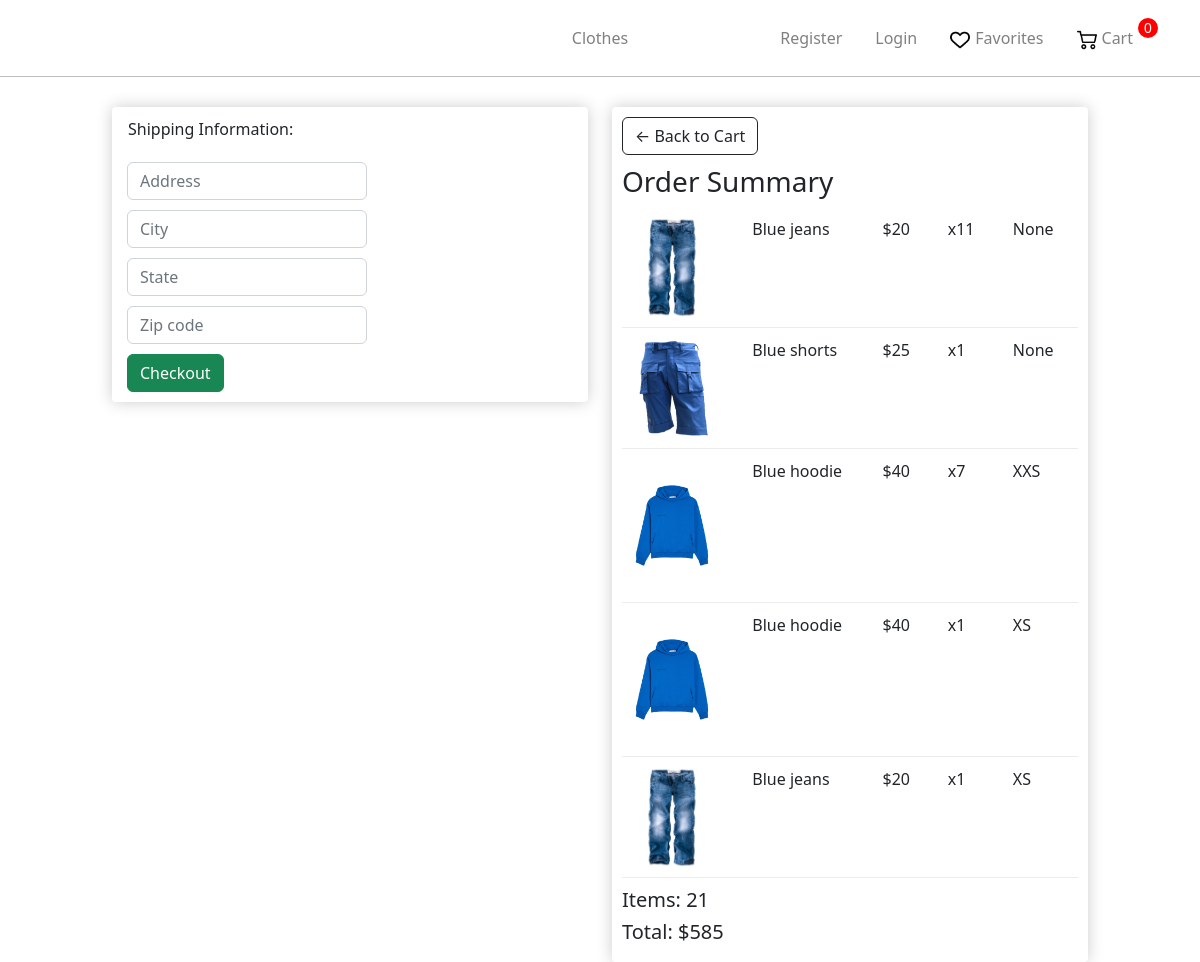
The app's page /landing/36/, older data.
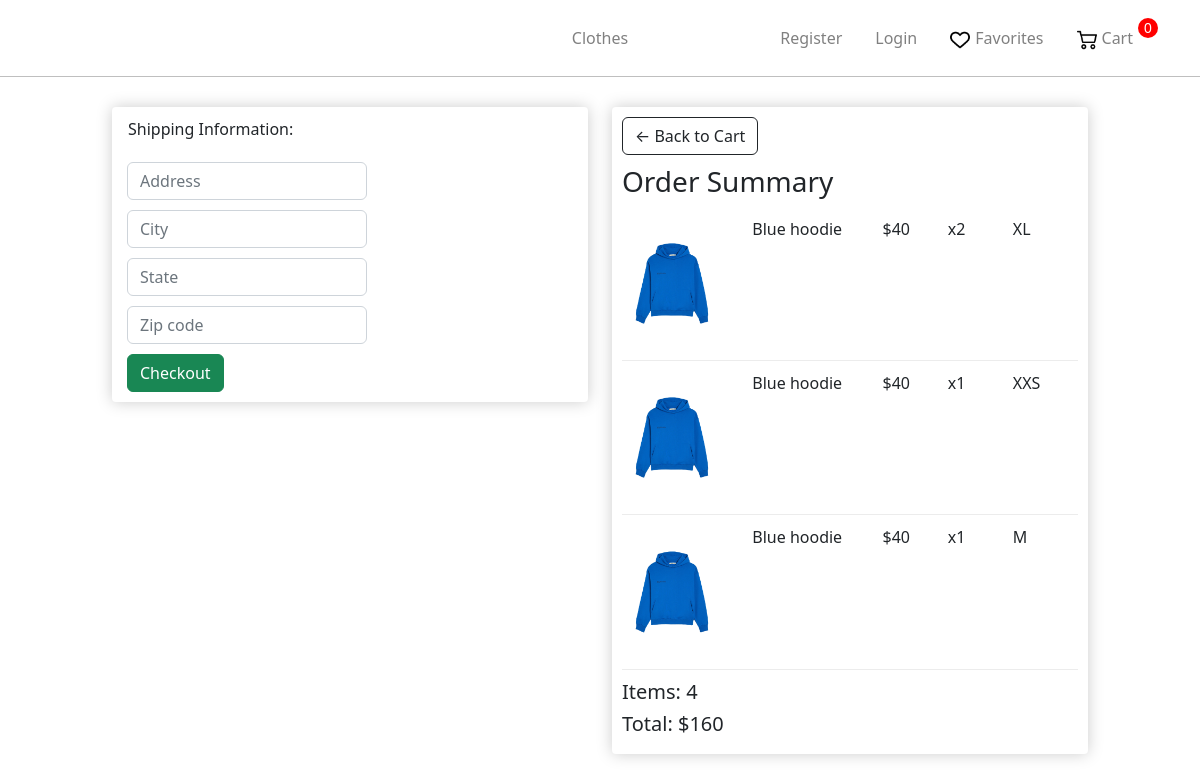
The same page, newer data.
### store/models.py (models this page shows, shortened)
class OrderProduct(models.Model):
    user = models.ForeignKey('User', on_delete=models.CASCADE)
    product = models.ForeignKey('Product', on_delete=models.PROTECT)
    quantity = models.IntegerField(default=1)
    ordered = models.BooleanField(default=False)
    size = models.ForeignKey('Size',on_delete=models.SET_NULL, null=True )
    def get_total_product_price(self):
        return self.quantity * self.product.price

class Product(models.Model):
    AVAILABILITY =(
        ('Y', 'В наличии'),
        ('N', 'Нет в наличии'),
    )
    name = models.CharField(max_length=255)
    slug = models.SlugField(max_length=255, unique=True, db_index=True)
    description = models.TextField(blank=True)
    discount = models.BooleanField(default=False)
    price = models.IntegerField()
    price_discount = models.IntegerField(blank=True)
    photo = models.ImageField(upload_to="photos")
    availability = models.CharField(max_length=1,choices = AVAILABILITY,default = '')
    cat = models.ForeignKey('Category', on_delete=models.PROTECT)
    gender = models.ForeignKey('Gender', on_delete=models.PROTECT)
    sizes = models.ManyToManyField('Size')

class Size(models.Model):
    name = models.CharField(max_length=5)
    def __str__(self):
        return self.name

class Order(models.Model):
    user = models.ForeignKey('User', on_delete=models.CASCADE)
    products = models.ManyToManyField('OrderProduct')
    time_create = models.DateTimeField(auto_now_add=True)
    ordered = models.BooleanField(default=False)
    address = models.ForeignKey('Address', on_delete=models.SET_NULL, blank=True, null=True)
    promo_code = models.CharField(max_length=50, blank=True)
    discount_percent = models.IntegerField(default=0)
    def get_total(self):
        total = 0
        for order_item in self.products.all():
            total += order_item.get_total_product_price()
        discount = total * self.discount_percent / 100
        return int(total - discount)
    def get_total_quantity(self):
        quantity = 0
        for order_item in self.products.all():
            quantity += order_item.quantity
        return quantity

### store/views.py (the view)
# urls.py: path('landing/<int:order_id>/',views.ProductLandingPageView.as_view(),name = 'landing'),
class ProductLandingPageView(TemplateView):
    template_name = "store/checkout.html"
    def get_context_data(self, **kwargs):
        order_id = self.kwargs["order_id"]
        order = Order.objects.get(pk=order_id)
        context = super(ProductLandingPageView, self).get_context_data(**kwargs)
        context.update({
            "order": order,
            "STRIPE_PUBLIC_KEY": settings.STRIPE_PUBLIC_KEY,
        })
        context.update(csrf(self.request))
        return context

### store/templates/store/checkout.html (shortened to what this page needs)
{% extends 'store/layout.html' %}
{% load static %}
{% block content %}
    <link rel="stylesheet" href="{% static 'store/css/CategoriesCartCheckout.css' %}">
     <div class="row">
		<div class="col-lg-5" style="height: 317px">
			<div class="box-element" id="form-wrapper">
				<form id="form">
					<div id="shipping-info">
						<p style="margin-left: 6px;">Shipping Information:</p>
						<div class="form-field">
							<input class="form-control" type="text" name="address" placeholder="Address">
						</div>
						<div class="form-field">
							<input class="form-control" type="text" name="city" placeholder="City">
						</div>
						<div class="form-field">
							<input class="form-control" type="text" name="state" placeholder="State">
						</div>
						<div class="form-field">
							<input class="form-control" type="text" name="zipcode" placeholder="Zip code">
						</div>
					</div>
					<button class="btn btn-success btn-block" type="button" id="checkout-button" style="margin-left: 5px; margin-top: 5px;">Checkout</button>
				</form>
			</div>
			<br>
		</div>
		<div class="col-lg-5" style="height: 317px">
			<div class="box-element">
				<a  class="btn btn-outline-dark" href="{% url 'cart' %}">&#x2190; Back to Cart</a>
				<h3 style="margin-top: 10px; margin-bottom: 18px;">Order Summary</h3>
				{%for orderproduct in order.products.all%}
				<div class="cart-row">
					<div style="flex:2"><img class="row-image" src="{{orderproduct.product.photo.url}}"></div>
					<div style="flex:2">{{orderproduct.product.name}}</div>
					<div style="flex:1"><p>${{orderproduct.product.price}}</p></div>
					<div style="flex:1"><p>x{{orderproduct.quantity}}</p></div>
					<div style="flex:1"><p>{{orderproduct.size}}</p></div>
				</div>
				{%endfor%}
                <h5>Items:   {{order.get_total_quantity}}</h5>
				<h5>Total:   ${{order.get_total}}</h5>
			</div>
		</div>
	</div>
{% endblock %}

### store/templates/store/layout.html (shortened to what this page needs)
{% load static %}
<!doctype html>
<html lang="en">
<head>
    <link rel="stylesheet" href="https://cdn.jsdelivr.net/npm/bootstrap@5.2.3/dist/css/bootstrap.min.css">
    <link rel="stylesheet" href="{% static 'store/css/main.css' %}">
</head>
<body>
    <nav class="navbar navbar-expand-sm navbar-dark main-nav">
    <div class="container justify-content-center">
        <ul class="nav navbar-nav justify-content-center">
            <li class="nav-item"><a class="nav-link" href="{% url 'main' %}">Clothes</a></li>
        </ul>
        <ul class="nav navbar-nav w-100 justify-content-end">
            {% if request.user.is_authenticated %}
            <li class="nav-item">
                <a class="nav-link lk" href="{% url 'logout' %}">Logout</a>
            </li>
            {%else%}
            <li class="nav-item">
                <a class="nav-link lk" href="{% url 'register' %}">Register</a>
            </li>
            <li class="nav-item">
                <a class="nav-link lk" href="{% url 'login' %}">Login</a>
            </li>
            {%endif%}
            <li class="nav-item">
                <a class="nav-link lk icon" href="{% url 'liked' %}"><img src="../../static/store/img/heart.png" alt="Heart Icon">Favorites</a>
            </li>
            <li class="nav-item">
                {%if not ordered%}
                    <p class="cart-total">0</p>
                {%else%}
                    <p class="cart-total">{{order.products.count}}</p>
                {%endif%}
                <a class="nav-link lk icon" href="{% url 'cart' %}"><img src="../../static/store/img/shopping-cart.png" alt="Cart Icon">Cart</a>
            </li>
        </ul>
    </div>
    </nav>
    <hr class="nav">
    {% block content %}
    {% endblock %}
</body>
</html>

### store/static/store/css/main.css (style rules this page uses)
.navbar .icon img { height: 20px; vertical-align: middle; margin-right: 5px; }
.navbar { padding: 18px; }
.navbar-expand-sm .navbar-nav .lk { padding-right: 25px; }
.navbar-nav .nav-link { color: gray; transition: color 0.2s ease-in-out; }
.navbar .cart-total { display: block; text-align: center; color: white; background-color: red; width: 20px; height: 20px; border-radius: 50%; font-size: 14px; font-family: Arial , sans-serif; float: right; }
hr { margin: 0; color: black; }

### store/static/store/css/CategoriesCartCheckout.css (style rules this page uses)
.box-element { box-shadow:hsl(0, 0%, 80%) 0 0 16px; background-color: white; border-radius: 4px; padding: 10px; }
.row { display: flex; justify-content: center; align-items: center; margin-top: 20px; width: 100%; margin-left: 0; }
.row-image { width: 100px; }
.form-field { width: 250px; display: inline-block; padding: 5px; }
.cart-row { display: flex; align-items: flex-stretch; padding-bottom: 10px; margin-bottom: 10px; border-bottom: 1px solid #ececec; }
.col-lg-5 { margin-top: 10px; }

Row changes from the older to the newer data that the page shows:
removed OrderProduct: product.photo (picture), product.name "Blue jeans", product.price "20", quantity "11", size "None"
removed OrderProduct: product.photo (picture), product.name "Blue shorts", product.price "25", quantity "1", size "None"
removed OrderProduct: product.photo (picture), product.name "Blue hoodie", product.price "40", quantity "7", size "XXS"
removed OrderProduct: product.photo (picture), product.name "Blue hoodie", product.price "40", quantity "1", size "XS"
removed OrderProduct: product.photo (picture), product.name "Blue jeans", product.price "20", quantity "1", size "XS"
added OrderProduct: product.photo (picture), product.name "Blue hoodie", product.price "40", quantity "2", size "XL"
added OrderProduct: product.photo (picture), product.name "Blue hoodie", product.price "40", quantity "1", size "XXS"
added OrderProduct: product.photo (picture), product.name "Blue hoodie", product.price "40", quantity "1", size "M"
computed for Order: get_total_quantity "21" → "4"; get_total "585" → "160"
